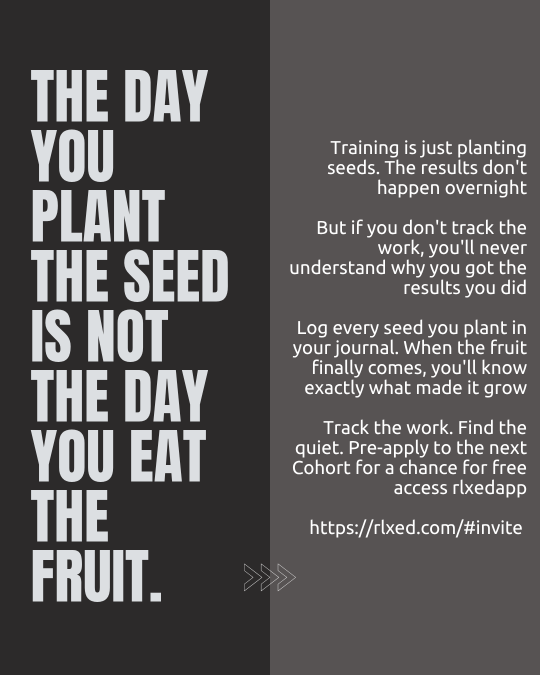
#> input picture The Seed - Fruit Post.png, 1080 x 1350 px (shown at 1/2 size)
$ python -i make_reel.py   (imports and definitions only)
#> lines starting #> are read from the running program, lines starting #| are printed output that depends on the picture
"""
Builds a Reel (vertical 1080x1920 MP4) from a carousel's slide images plus a music clip.

- each slide stays on screen long enough to read (about 0.26s per word, between 3.2s and 8s)
- soft crossfades between slides; slide 1 is the very first frame, so it is also the cover
- the 4:5 slides sit in the middle of the 9:16 frame over a blurred, dimmed copy of themselves
- music is faded in/out and cut to the video length (looped if the clip were ever shorter)
- encoded to Instagram's Reels spec: H.264 + AAC 128 kbps / 44.1 kHz, 30 fps, faststart,
  closed GOP, no edit list
"""
import os
import subprocess
import tempfile

from PIL import Image, ImageEnhance, ImageFilter

from media_tools import ffmpeg_path

RW, RH = 1080, 1920
FPS = 30
FADE = 0.5


def reading_seconds(text):
    return min(8.0, max(3.2, 2.0 + 0.26 * len(text.split())))


def _frame(slide_path, out_path):
#> called with slide_path = '../The Seed - Fruit Post.png', out_path = 'out.png'
    s = Image.open(slide_path).convert("RGB")
#> s is the input picture: PIL image 1080x1350 RGB; mean R, G, B 91, 88.7, 89.1
    scale = max(RW / s.width, RH / s.height)
#> scale = 1.42
    bg = s.resize((int(s.width * scale) + 1, int(s.height * scale) + 1))
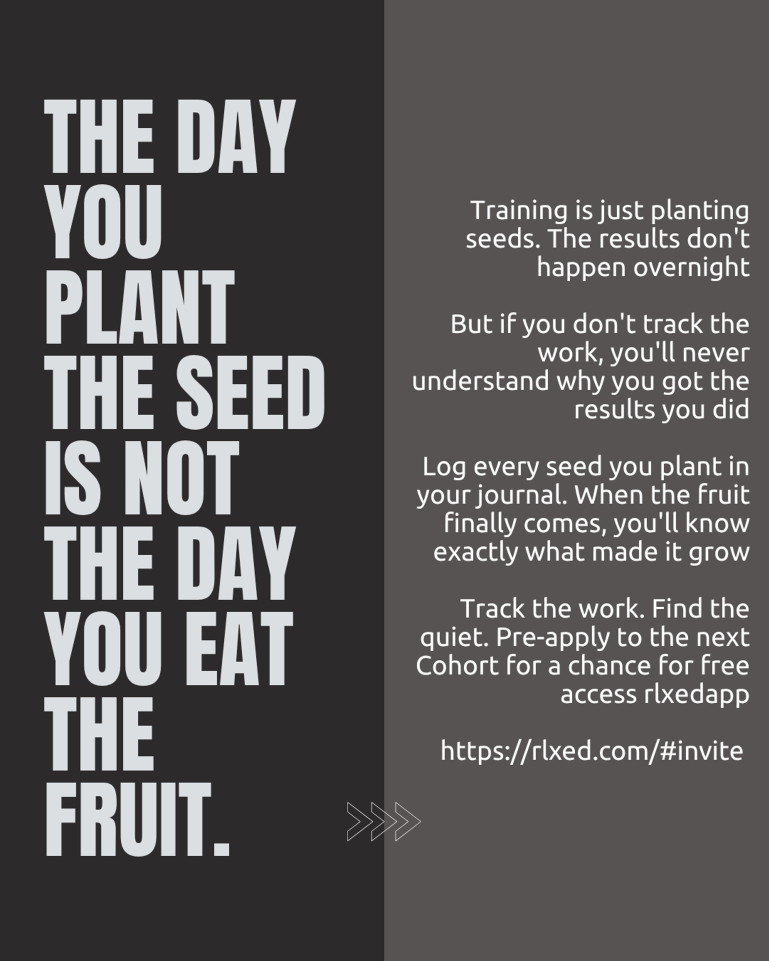
#> bg: PIL image 1537x1921 RGB (shown at 1/2 size); mean R, G, B 91, 88.7, 89
    left, top = (bg.width - RW) // 2, (bg.height - RH) // 2
#> left = 228; top = 0
    bg = bg.crop((left, top, left + RW, top + RH)).filter(ImageFilter.GaussianBlur(40))
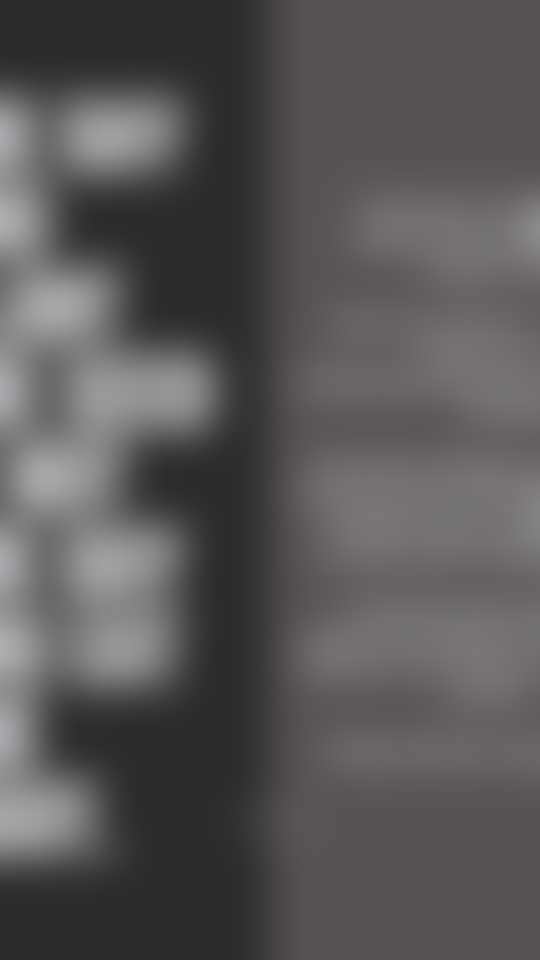
#> bg: PIL image 1080x1920 RGB (shown at 1/2 size); mean R, G, B 89.3, 86.9, 87.3
    bg = ImageEnhance.Brightness(bg).enhance(0.45)
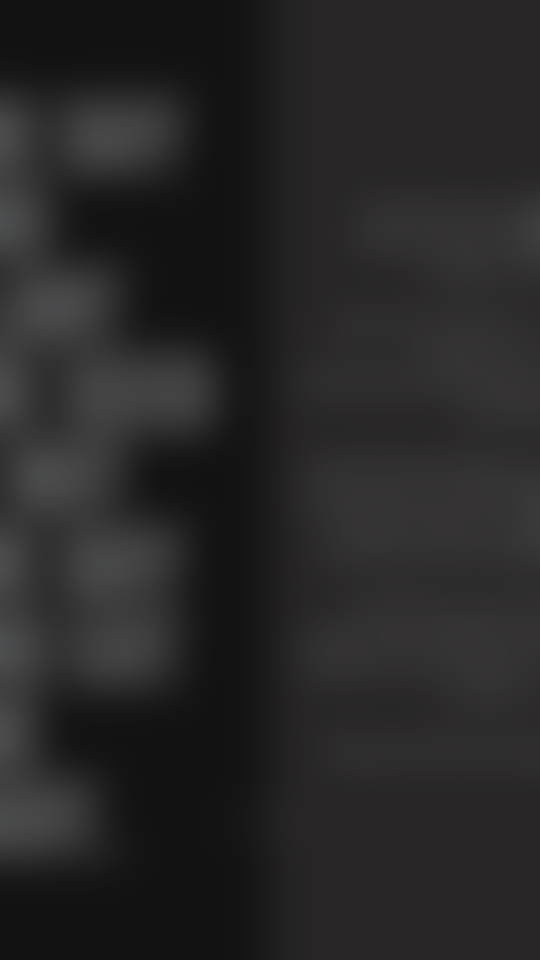
#> bg: PIL image 1080x1920 RGB (shown at 1/2 size); mean R, G, B 39.7, 38.6, 38.8
    bg.paste(s, (0, (RH - s.height) // 2))
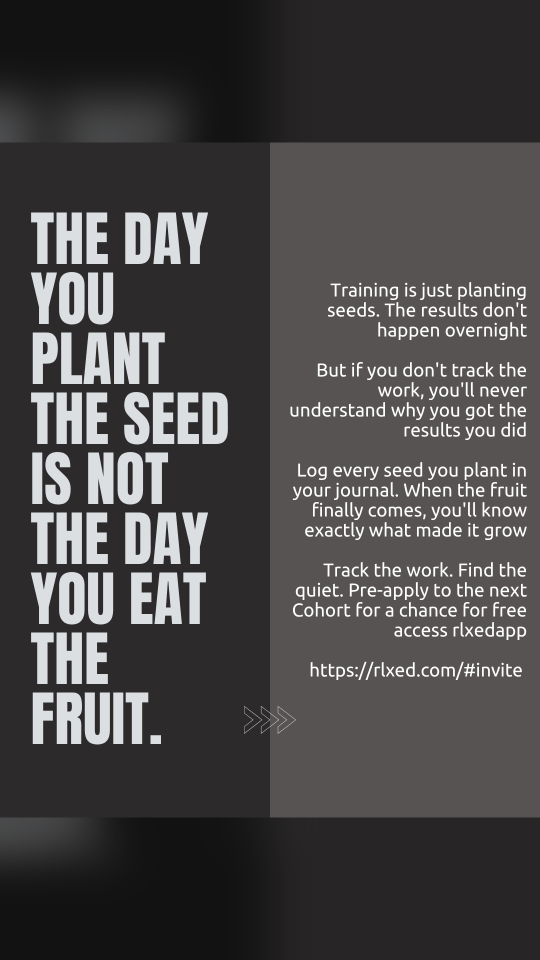
#> bg: PIL image 1080x1920 RGB (shown at 1/2 size); mean R, G, B 73.8, 71.7, 72
    bg.save(out_path)


def build_reel(slide_paths, texts, music_path, out_path):
    """Returns the video length in seconds."""
    n = len(slide_paths)
    durations = [reading_seconds(t) for t in texts]
    total = sum(durations) - (n - 1) * FADE
    with tempfile.TemporaryDirectory() as tmp:
        cmd = [ffmpeg_path(), "-y", "-v", "error"]
        for i, (p, d) in enumerate(zip(slide_paths, durations)):
            fp = os.path.join(tmp, f"f{i}.png")
            _frame(p, fp)
            cmd += ["-loop", "1", "-framerate", str(FPS), "-t", f"{d:.2f}", "-i", fp]
        cmd += ["-stream_loop", "-1", "-i", music_path]

        parts, prev, acc = [], "[0:v]", durations[0]
        for k in range(1, n):
            parts.append(f"{prev}[{k}:v]xfade=transition=fade:duration={FADE}:offset={acc - FADE:.2f}[v{k}]")
            prev, acc = f"[v{k}]", acc + durations[k] - FADE
        parts.append(f"{prev}format=yuv420p,fade=t=out:st={total - 0.6:.2f}:d=0.6[vout]")
        parts.append(f"[{n}:a]afade=t=in:st=0:d=0.5,afade=t=out:st={total - 1.5:.2f}:d=1.5[aout]")

        cmd += ["-filter_complex", ";".join(parts), "-map", "[vout]", "-map", "[aout]",
                "-c:v", "libx264", "-preset", "medium", "-crf", "23", "-profile:v", "high",
                "-pix_fmt", "yuv420p", "-r", str(FPS), "-g", "60", "-x264-params", "open-gop=0",
                "-c:a", "aac", "-b:a", "128k", "-ar", "44100", "-ac", "2",
                "-movflags", "+faststart", "-use_editlist", "0", "-t", f"{total:.2f}", out_path]
        subprocess.run(cmd, check=True)
    return total

>>> result = _frame('../The Seed - Fruit Post.png', 'out.png')
